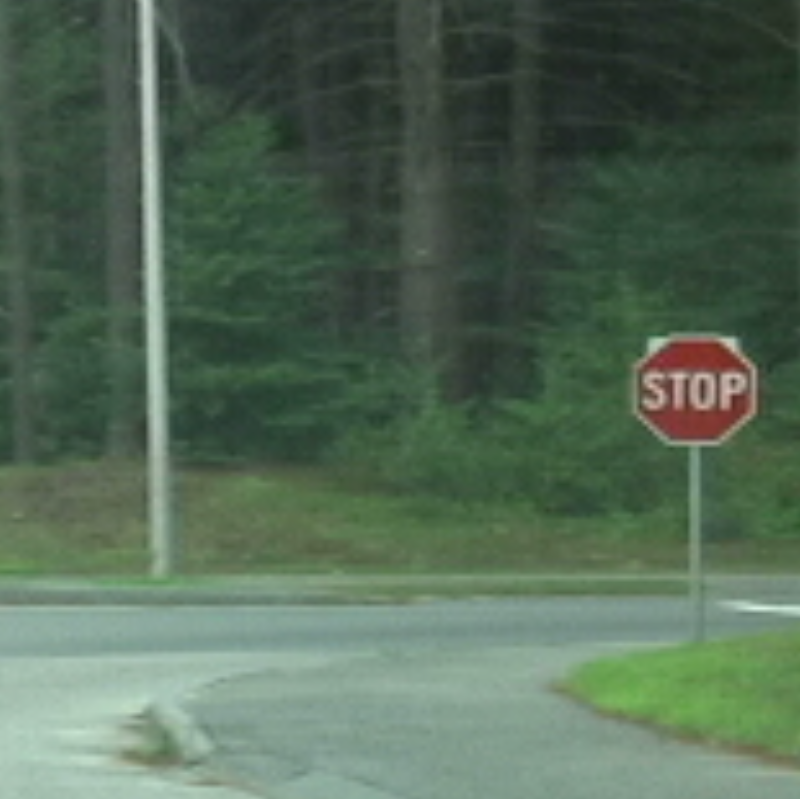
#> input picture P08/data/signs/sign01.png, 800 x 799 px
$ python ex3_camshift.py
#> lines starting #> are read from the running program, lines starting #| are printed output that depends on the picture; after the words box and inside, x2 and y2 are one past the last pixel; in counts of white or black regions, pixels touching at a corner belong together
import cv2 as cv
import numpy
from pathlib import Path


INPUT_FILES = [
    'data/signs/sign01.png',
    'data/signs/sign02.png',
    'data/signs/sign03.png',
    'data/signs/sign04.png',
    'data/signs/sign05.png'
]

rect = (630, 330, 130, 120)
image = cv.imread('data/signs/sign01.png', cv.IMREAD_COLOR)
#> image is the input picture: shape (799, 800, 3); mean B, G, R 85.6, 104.6, 83.2
hsv = cv.cvtColor(image, cv.COLOR_BGR2HSV)
#> hsv: shape (799, 800, 3); mean H, S, V 64.9, 63.3, 105.3
roi = hsv[rect[1]:rect[1] + rect[3], rect[0]:rect[0] + rect[2]]
#> roi: shape (120, 130, 3); mean H, S, V 25.6, 89.8, 126.4
roi_hist = cv.calcHist([roi], [0], None, [256], (0, 256))
#> roi_hist = 256 values, max 1134 at index 3, min 0 at index 79, mean 60.94
roi_hist = cv.normalize(roi_hist, None, 0, 255, cv.NORM_MINMAX)
#> roi_hist = 256 values, max 255 at index 3, min 0 at index 79, mean 13.7
criteria = (cv.TERM_CRITERIA_EPS + cv.TERM_CRITERIA_MAX_ITER, 10, 1)
Path('output').mkdir(parents=True, exist_ok=True)
for file in INPUT_FILES:
    file = Path(file)
    image = cv.imread(str(file), cv.IMREAD_COLOR)
    hsv = cv.cvtColor(image, cv.COLOR_BGR2HSV)
    backprojection = cv.calcBackProject([hsv], [0], roi_hist, (0, 180), 1)
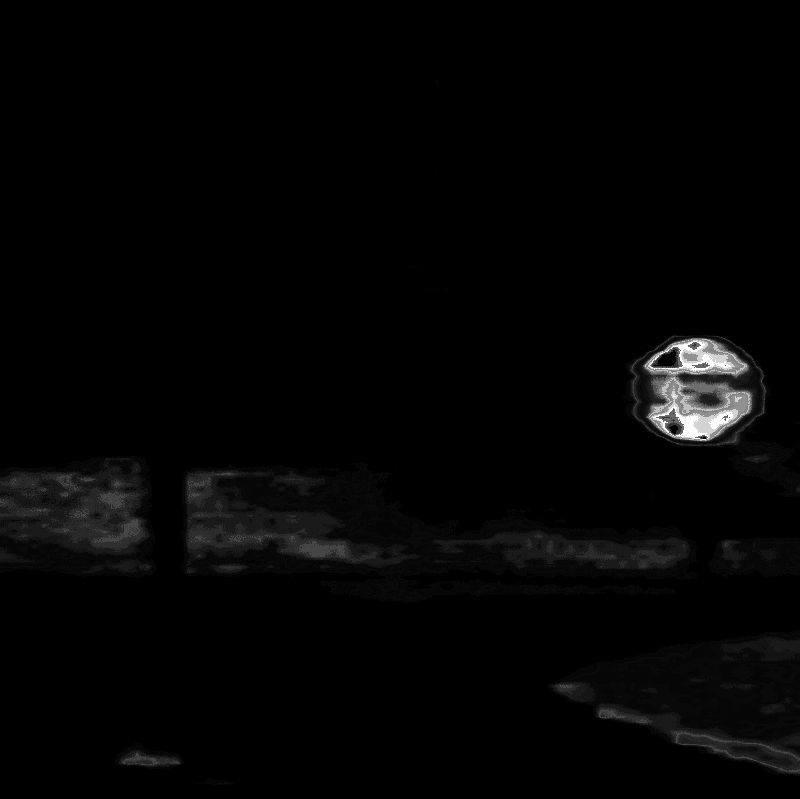
#> backprojection: shape (799, 800); min 0, max 253, mean 4.4
    area, rect = cv.CamShift(backprojection, rect, criteria)
#> area = ((698.5, 392), (111, 116), 164.1); rect = (644, 335, 109, 114)

    points = cv.boxPoints(area).astype(numpy.int32)
#> points = [[735, 321], [767, 432], [661, 462], [629, 351]]
    result = image.copy()
    result = cv.polylines(result, [points], True, (0, 255, 0), 1)
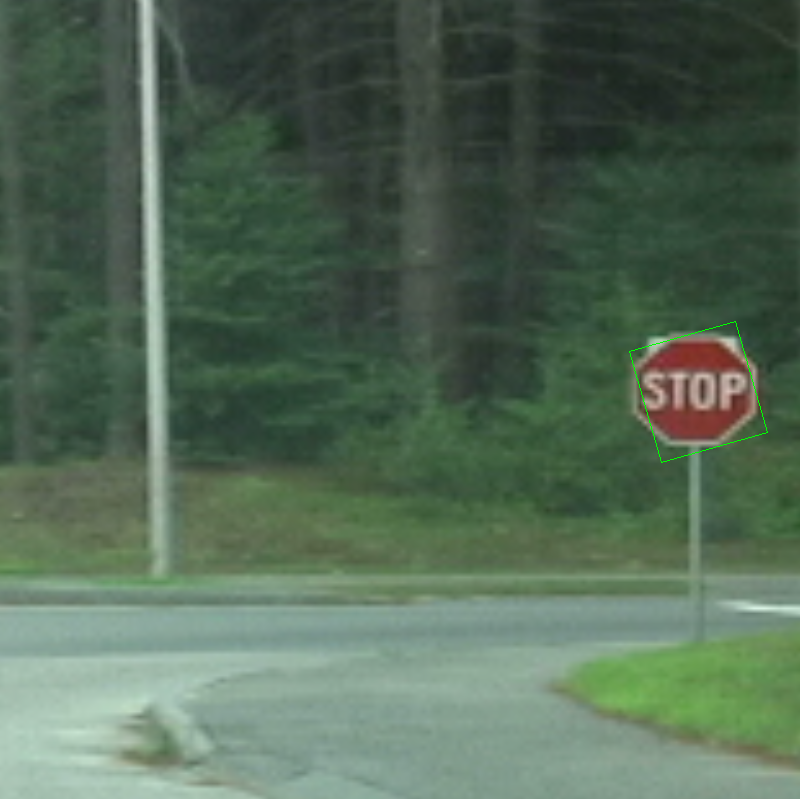
#> result: shape (799, 800, 3); 0.07% of pixels changed, all inside (x1, y1, x2, y2) = (629, 321, 768, 463)
    output_file = Path('output') / f'{file.stem}-camshift.png'
    cv.imwrite(str(output_file), result)
#> pass 2 of the loop `for file in INPUT_FILES:`:
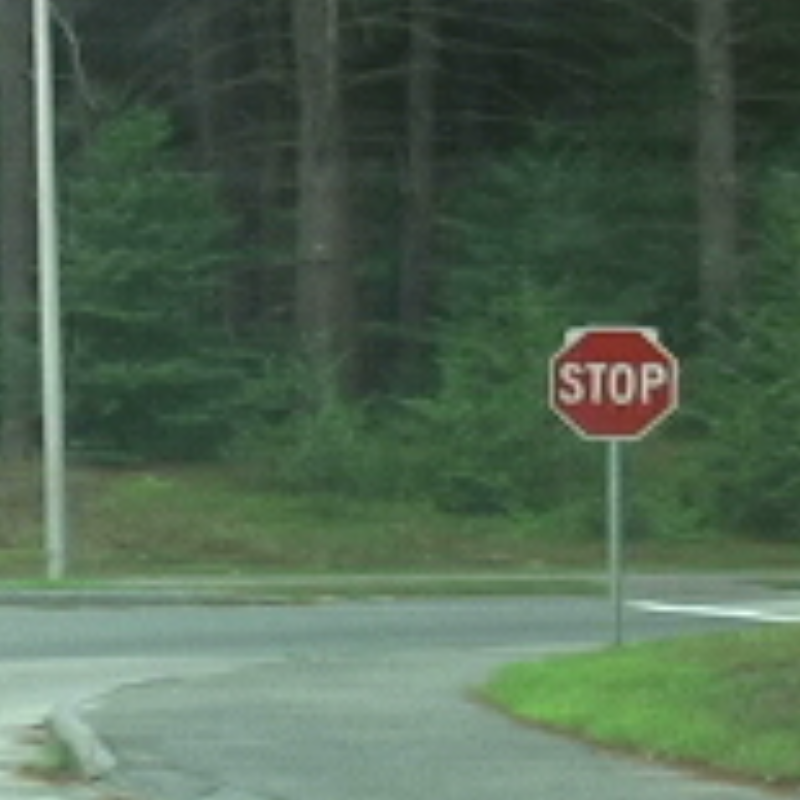
#> input picture P08/data/signs/sign02.png, 800 x 800 px
#> image is the input picture: shape (800, 800, 3); mean B, G, R 82.1, 102.3, 80.7
#> `backprojection = cv.calcBackProject([hsv], [0], roi_hist, (0, 180), 1)`:
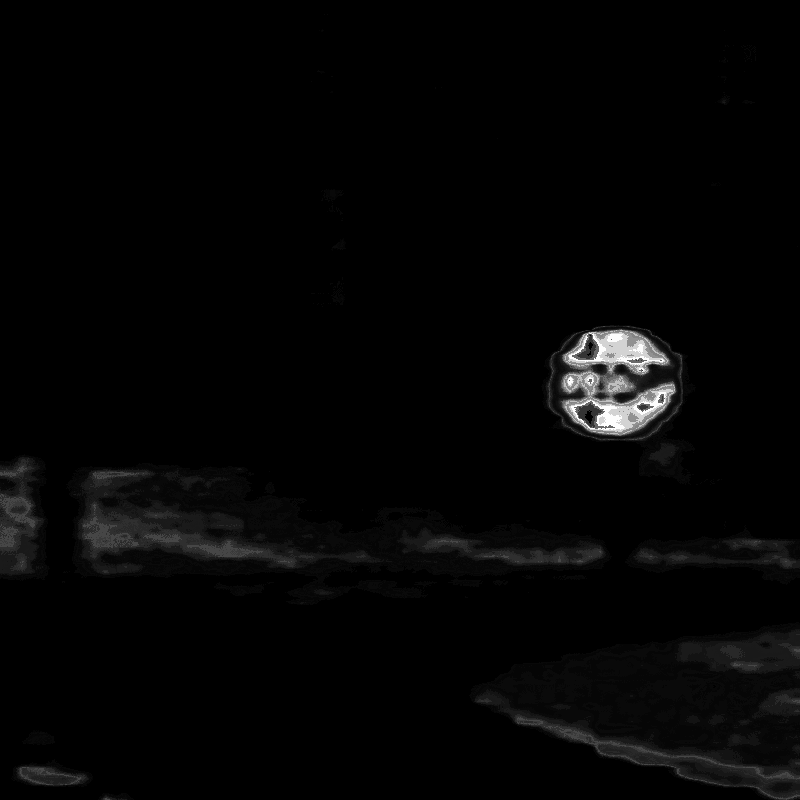
#> backprojection: shape (800, 800); min 0, max 253, mean 4.8
#> area = ((616.5, 382.5), (113.6, 119.9), 164.2); rect = (561, 324, 111, 117)
#> points = [[654, 309], [687, 424], [578, 455], [545, 340]]
#> `result = cv.polylines(result, [points], True, (0, 255, 0), 1)`:
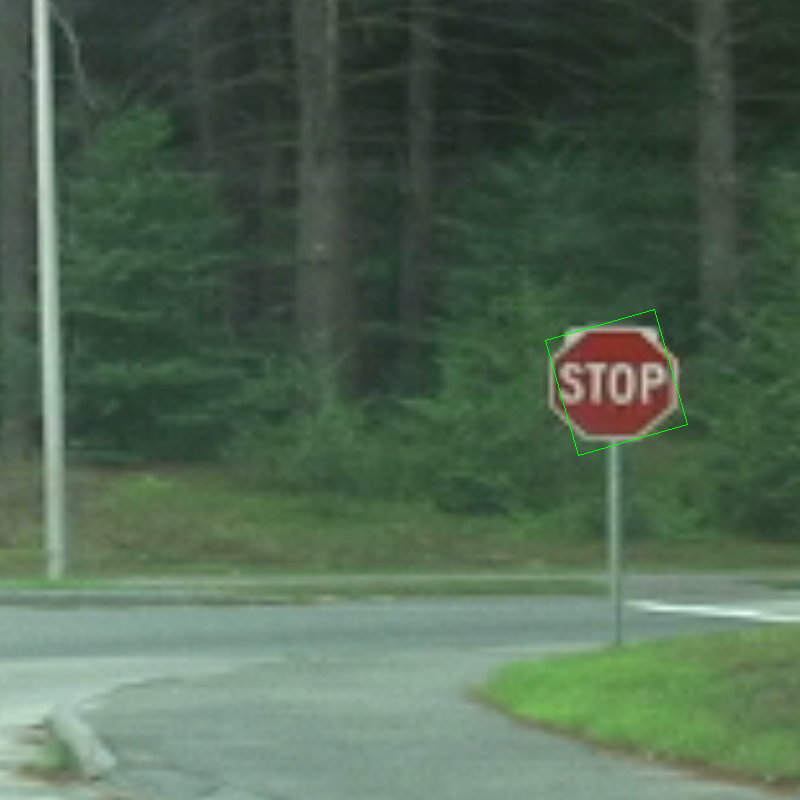
#> result: shape (800, 800, 3); 0.07% of pixels changed, all inside (x1, y1, x2, y2) = (545, 309, 688, 456)
#> pass 3 of the loop `for file in INPUT_FILES:`:
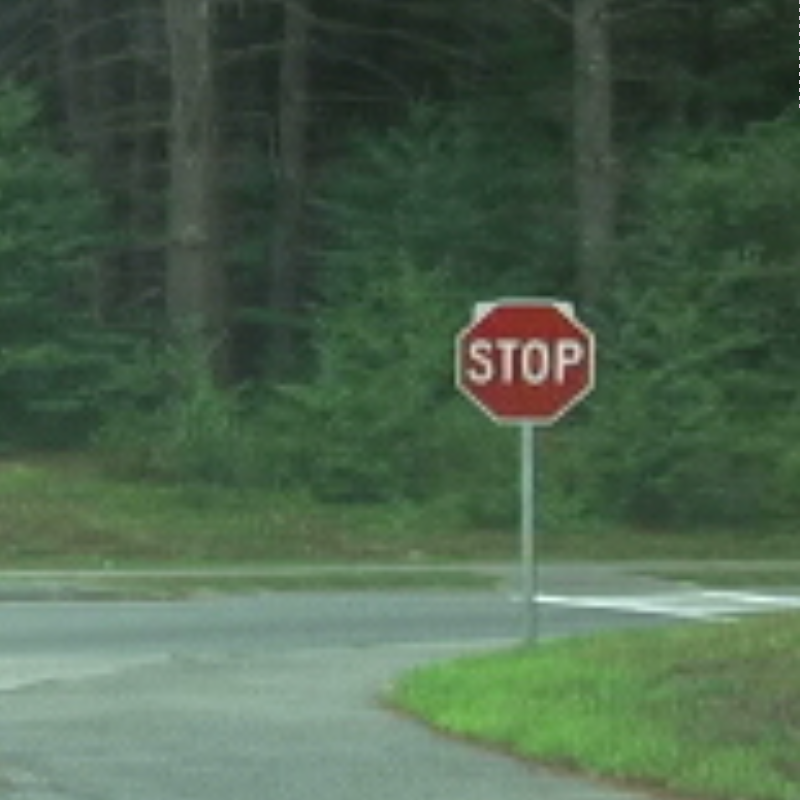
#> input picture P08/data/signs/sign03.png, 800 x 800 px
#> image is the input picture: shape (800, 800, 3); mean B, G, R 77.4, 99.6, 77.1
#> `backprojection = cv.calcBackProject([hsv], [0], roi_hist, (0, 180), 1)`:
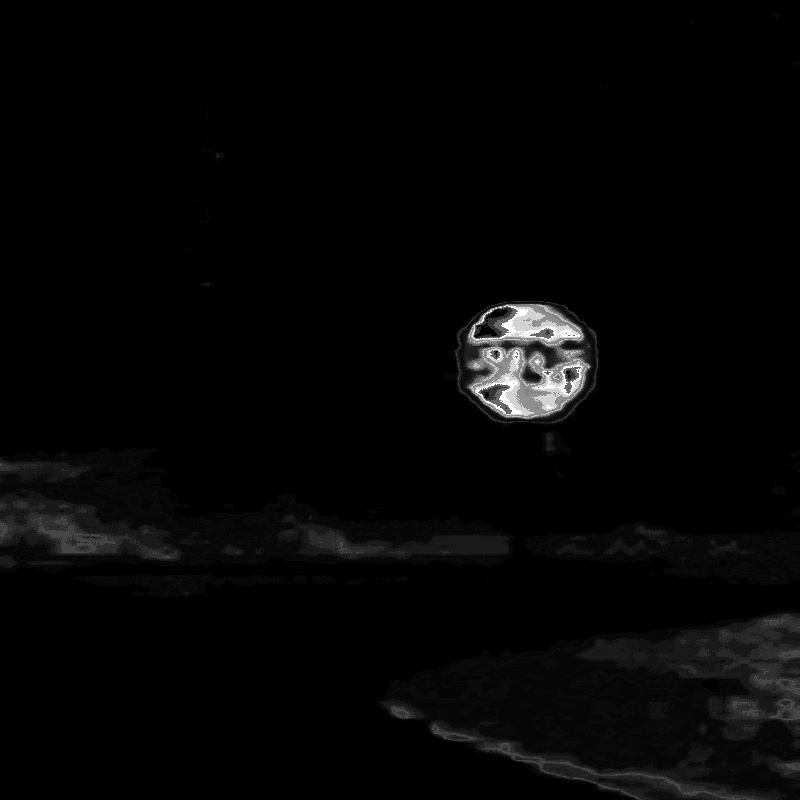
#> backprojection: shape (800, 800); min 0, max 253, mean 5.3
#> area = ((528, 362), (120, 125.6), 14.17); rect = (469, 300, 118, 124)
#> points = [[454, 408], [485, 286], [601, 315], [570, 437]]
#> `result = cv.polylines(result, [points], True, (0, 255, 0), 1)`:
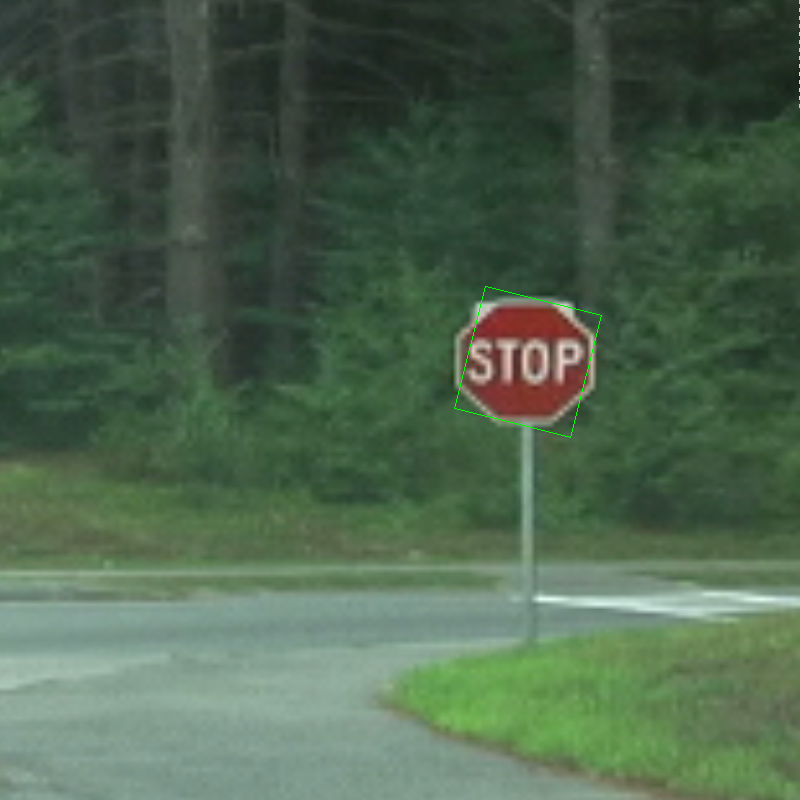
#> result: shape (800, 800, 3); 0.07% of pixels changed, all inside (x1, y1, x2, y2) = (454, 286, 602, 438)
#> the loop made 5 passes; the first 3 are shown
